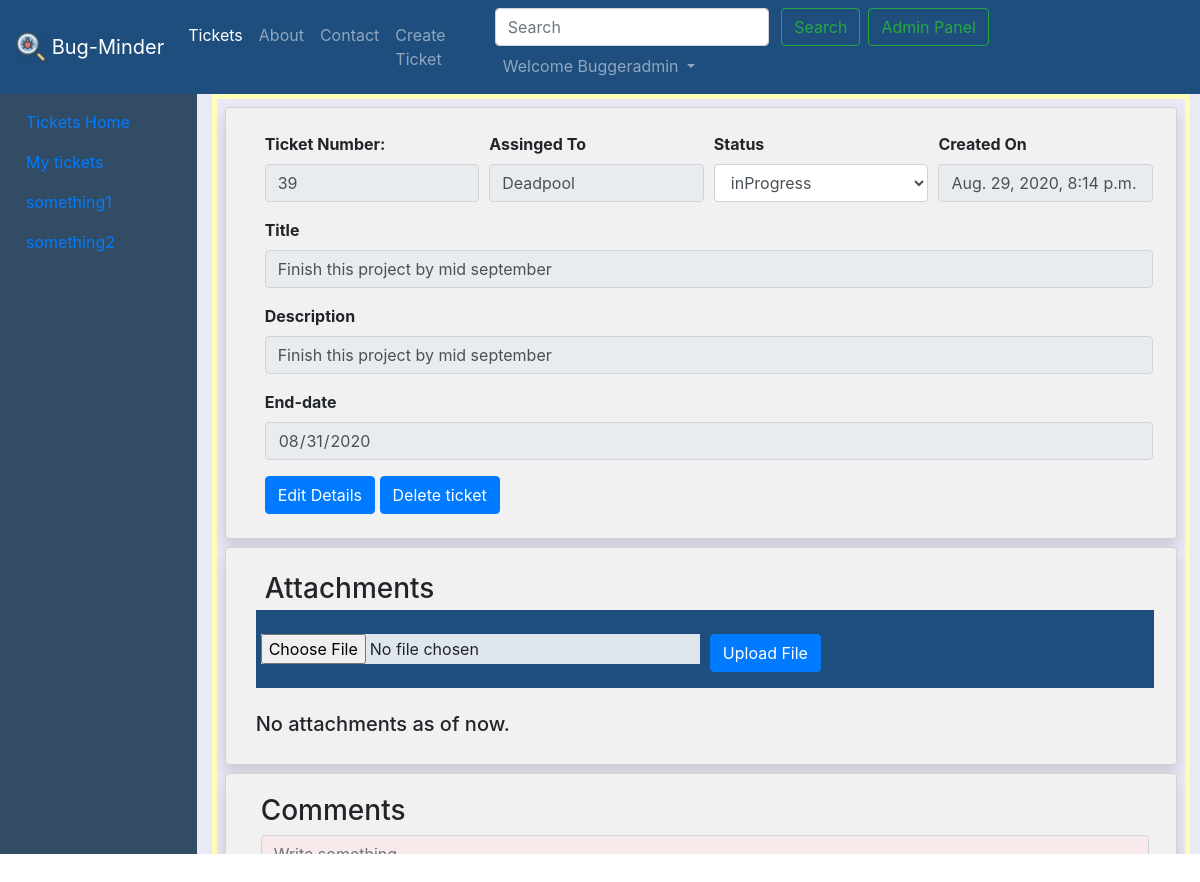
The app's page /tickets/39 (signed in) with its own data.
### tickets/models.py (models this page shows, shortened)
class Ticket(models.Model):
    tno = models.AutoField(primary_key=True)
    title = models.CharField(max_length=255)
    content = models.TextField()
    author = models.CharField(max_length=100)
    status = models.CharField(max_length=20, default='Assigned')
    slug = models.CharField(max_length=130)
    timestamp = models.DateTimeField(default=now)
    end_date = models.DateTimeField(null=True, blank=True)

### tickets/views.py (the view)
# urls.py: path('<str:tno>', views.ticketDetails, name='ticketDetails'),
@login_required
def ticketDetails(request, tno):
    ticket = Ticket.objects.filter(tno=tno).first()
    comments = TicketComment.objects.filter(ticket=ticket)
    attachments = TicketAttachment.objects.filter(ticket=ticket)
    context = {
        'ticket': ticket,
        'comments': comments,
        'attachments': attachments
    }
    return render(request, 'tickets/ticketDetails.html', context)

### templates/tickets/ticketDetails.html (shortened to what this page needs)
{% extends 'ticketBase.html' %}
{% block ticketBody %}
<div id="div1" style="height: 760px;position:relative;">
    <div id="div2" style="max-height:100%;overflow:auto; ">
        <div id="div3" style="height:1500px;border:5px solid rgb(255 255 185);">
            <div class="card shadow m-2">
                <form>
                    <div class="container-fluid m-2">
                        <div class="form-row">
                            <div class="form-group col-md-3">
                                <label for="inputEmail4"><strong>Ticket Number:</strong></label>
                                <input type="text" class="form-control" id="tno" name="tno" value='{{ticket.tno}}'
                                    readonly>
                            </div>
                            <div class="form-group col-md-3">
                                <label for="author"><strong>Assinged To</strong></label>
                                <input type="text" class="form-control" id="author" name="author"
                                    value="{{ticket.author}}" readonly>
                            </div>
                            <div class="form-group col-md-3">
                                <label for="Status"><strong>Status</strong></label>
                                <select class="form-control" name="Status" id="Status">
                                    <option value="{{ticket.status}}" selected><b>{{ticket.status}}</b></option>
                                </select>
                            </div>
                            <div class="form-group col-md-3">
                                <label for="timestamp"><strong>Created On</strong></label>
                                <input type="text" class="form-control" id="timestamp" name="timestamp"
                                    value="{{ticket.timestamp}}" readonly>
                            </div>
                        </div>
                        <div class="form-group">
                            <label for="Title"><strong>Title</strong></label>
                            <input type="text" class="form-control" id="Title" name="Title" value="{{ticket.title}}"
                                readonly>
                        </div>
                        <div class="form-group">
                            <label for="Description"><strong>Description</strong></label>
                            <input type="text" class="form-control" id="Description" name="Description"
                                value="{{ticket.content}}" readonly>
                        </div>
                        <div class="form-group">
                            <label for="enddate"><strong>End-date</strong></label>
                            <input type="date" class="form-control" id="end_date" name="end_date"
                                value="{{ticket.end_date|date:'Y-m-d'}}" readonly>
                        </div>
                        <a role="button" class="btn btn-primary" data-toggle="modal" data-target="#editTicketModal" title="Edit this ticket">Edit
                            Details</a>
                        <a role="button" class="btn btn-primary" data-toggle="modal"
                            data-target="#deleteTicketModal" title="Delete this ticket">Delete
                            ticket</a>
                    </div>
                </form>
            </div>
            <div class="card shadow m-2">
                <div class="container-fluid m-1">
                    <h3 class="m-1">Attachments</h3>
                    <form action="/tickets/ticketAttachments" method="POST" enctype="multipart/form-data">
                        <div class="form-row" style="background-color: #1e4e7d !important;">
                            <div class="form-group col-md-6">
                                {% comment %} <label for="attachment">Upload file(s):</label> {% endcomment %}<br>
                                <input type="file" class="form-control-file"
                                    style="background-color: #dfe6ec !important;" id="attachment" name="attachment"
                                    required="" oninvalid="this.setCustomValidity('Sorry!! we cannot upload AIR')"
                                    oninput="setCustomValidity('')">
                            </div>
                            <div class="form-group col-md-6">
                                <br>
                                <input type="submit" class="btn btn-primary" value="Upload File">
                            </div>
                        </div>
                    </form>
                    <br>
                    <div id="div1" style="position:relative;">
                        <div class="row">
                            {% if attachments|length < 1 %}
                            <h5>No attachments as of now.</b></h5>
                            {% endif %}
                        </div>
                    </div>
                </div>
            </div>
            <div class="card shadow m-2">
                <div class="container-fluid m-1">
                    <h3>Comments</h3>
                    <form action="/tickets/ticketComments" method="POST">
                        <textarea class="form-control" aria-label="With textarea" style="background-color: #f8eaea;"
                            class="form-control" name="comment" cols="30" rows="6" required="" placeholder="Write something.."
                            oninvalid="this.setCustomValidity('Comments cannot be an empty space:')"
                            oninput="setCustomValidity('')"></textarea>
                        <input type="hidden" name="ticketTno" value="{{ticket.tno}}"><br>
                    </form>
                    <br>
                </div>
            </div>
        </div>
    </div>
</div>
{% endblock ticketBody %}

### templates/base.html (shortened to what this page needs)
<!doctype html>
<html lang="en">
<head>
    <link rel="stylesheet" href="https://stackpath.bootstrapcdn.com/bootstrap/4.5.2/css/bootstrap.min.css"
>
    <link rel="stylesheet" href="https://use.fontawesome.com/releases/v5.6.3/css/all.css"
>
</head>
<body>
    <nav class="navbar navbar-expand-lg navbar-dark bg-dark" id="Nav_Base">
        {% load static %}
        <a class="navbar-brand" href="#"><img src="{%  static 'img/bug-magnifying-glass-icon.png' %}" width="30"
                height="30" class="d-inline-block align-top" alt="bug" loading="lazy"> Bug-Minder</a>
        <div class="collapse navbar-collapse" id="navbarSupportedContent">
            <ul class="navbar-nav mr-auto">
                {% if user.is_authenticated %}
                <li class="nav-item {% block ticketsactive %} {% endblock ticketsactive %}">
                    <a class="nav-link" href="/tickets">Tickets</a>
                </li>
                <li class="nav-item {% block aboutactive %} {% endblock aboutactive %}">
                    <a class="nav-link" href="/aboutPage">About</a>
                </li>
                <li class="nav-item {% block contactactive %} {% endblock contactactive %} ">
                    <a class="nav-link" href="/contact">Contact</a>
                </li>
                <li class="nav-item">
                    <a role="button" class="nav-link" data-toggle="modal" data-target="#createTicketModal">Create
                        Ticket</a>
                </li>
            </ul>
            <div class="ml-auto form-inline">
                <form method="get" action="/search" class="my-2 my-lg-0" autocomplete="off">
                    <input class="form-control mr-sm-2" type="search" id="query" name="query" id="query"
                        placeholder="Search" aria-label="Search" onchange="this.form.submit()">
                    <button class="btn btn-outline-success my-2 my-sm-0" type="submit">Search</button>
                </form>
                {% if request.user.is_superuser %}
                <a href="/admin" target="_blank" class="btn btn-outline-success m-2 my-2 my-sm-0" type="submit">Admin
                    Panel</a>
                {% endif %}
                <ul class="navbar-nav">
                    <li class="nav-item dropdown">
                        <a class="nav-link dropdown-toggle" href="#" id="navbarDropdown" role="button"
                            data-toggle="dropdown" aria-haspopup="true" aria-expanded="false">
                            Welcome {{ request.user|title }}
                        </a>
                    </li>
                </ul>
                {% endif %}
            </div>
        </div>
    </nav>
    {% block body %} {% endblock body %}
</body>
</html>

### templates/base.html (style rules this page uses)
.bg-dark { background-color: #1e4e7d !important; }

### templates/tickets/ticketDetails.html (style rules this page uses)
* { box-sizing: border-box; }
.row { margin: 0 -5px; }
.row:after { content: ""; display: table; clear: both; }
.card { box-shadow: 0 4px 8px 0 rgba(0, 0, 0, 0.2); padding: 16px; background-color: #f1f1f1; }

### records on screen
Ticket: tno "39", author "Deadpool", timestamp "Aug. 29, 2020, 8:14 p.m.", Title "Finish this project by mid september", Description "Finish this project by mid september", end_date "08/31/2020"

### other values on screen
{{ request.user|title }} "Buggeradmin"
